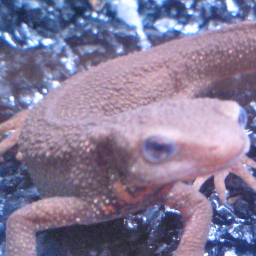
#> input picture 100knocks_image_processing/dataset/images/imori_256x256.png, 256 x 256 px
$ jupyter execute 01_10_answers_old.ipynb
#> lines starting #> are read from the running program, lines starting #| are printed output that depends on the picture
# Question 1 - 10

- [Q.1 チャネル入れ替え](#q1)
- [Q.2 グレイスケール](#q2)
- [Q.3 二値化](#q3)
- [Q.4 大津の二値化](#q4)
- [Q.5 HSV変化](#q5)
- [Q.6 減色処理](#q6)
- [Q.7 平均プーリング](#q7)
- [Q.8 最大プーリング](#q8)
- [Q.9 ガウシアンフィルタ](#q9)
- [Q.10 メディアンフィルタ](#q10)

[cell 1]
from skimage import io
import cv2
import matplotlib.pyplot as plt
import numpy as np

img_orig = io.imread("../dataset/images/imori_256x256.png")
#> img_orig is the input picture: shape (256, 256, 3); mean R, G, B 133.4, 122.3, 152.1

[cell 2]
def show_image(*images, **kwargs_imshow):
    num_images = len(images)

    fig, ax = plt.subplots(1, num_images)

    if num_images == 1:
        ax.imshow(images[0], **kwargs_imshow)
        return ax

    for i, img in enumerate(images):
        ax[i].imshow(img, **kwargs_imshow)

    plt.tight_layout()
    return fig

### <a id="q1">Q.1 チャネル入れ替え</a>

画像を読み込み、RGBをBGRの順に入れ替えよ。

[cell 3]
img_01 = img_orig.copy()

img_01 = img_01[:, :, ::-1]

show_image(img_orig, img_01)
plt.show()
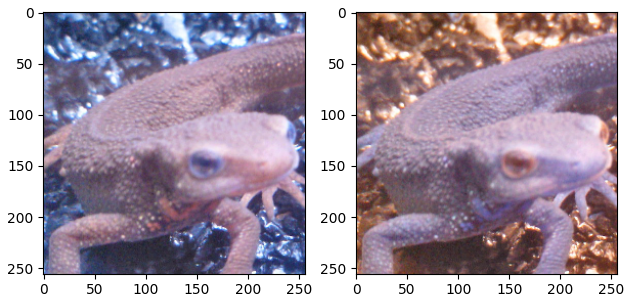
#> figure drawn by matplotlib, 2 panels; B, G, R data is drawn as R, G, B

### <a id="q2">Q.2 グレースケール Grayscale</a>

画像をグレースケールにせよ。 グレースケールとは、画像の輝度表現方法の一種であり下式で計算される。

Grayscale = 0.2126 R + 0.7152 G + 0.0722 B

それぞれの係数は人間の視覚の敏感さであり、Gに人間の最も強く反応し、Bにはあまり反応しないことを示す。

[cell 4]
img_02 = img_orig.copy()

img_02_cv = cv2.cvtColor(img_orig, cv2.COLOR_RGB2GRAY)
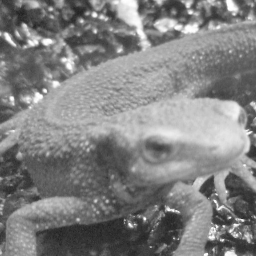
#> img_02_cv: shape (256, 256); min 32, max 255, mean 129

def rgb2gray(img):
    img = img.copy().astype(np.float32)
    rgb_weights = [0.2126, 0.7152, 0.0722]
    img_out = np.average(img, axis=2, weights=rgb_weights)
    img_out = np.clip(img_out, 0, 255).astype(np.uint8)
    return img_out
img_02_my = rgb2gray(img_orig)

show_image(img_orig, img_02_cv, img_02_my, cmap="gray")
plt.show()
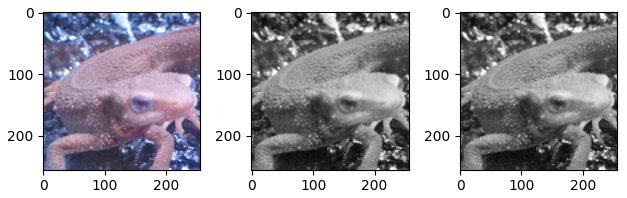
#> figure drawn by matplotlib, 3 panels

$ run again, with 100knocks_image_processing/dataset/images/madara.png copied over 100knocks_image_processing/dataset/images/imori_256x256.png
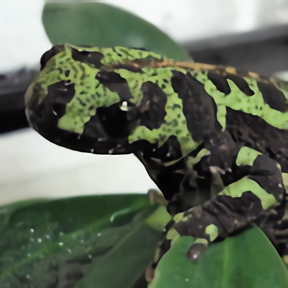
#> input picture 100knocks_image_processing/dataset/images/madara.png, 288 x 288 px
#> img_orig is the input picture: shape (288, 288, 3); mean R, G, B 98, 107.8, 90
#> `img_02_cv = cv2.cvtColor(img_orig, cv2.COLOR_RGB2GRAY)`:
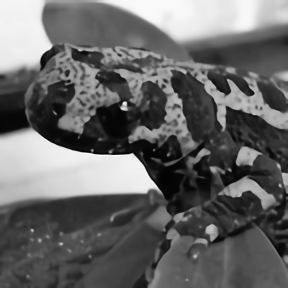
#> img_02_cv: shape (288, 288); min 0, max 255, mean 102.8
#> `plt.show()`:
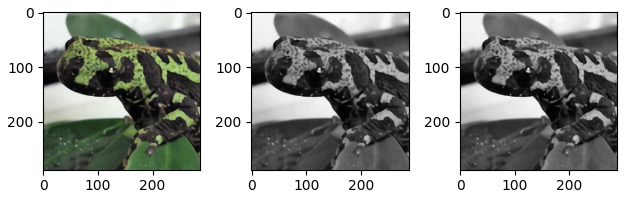
#> figure drawn by matplotlib, 3 panels
